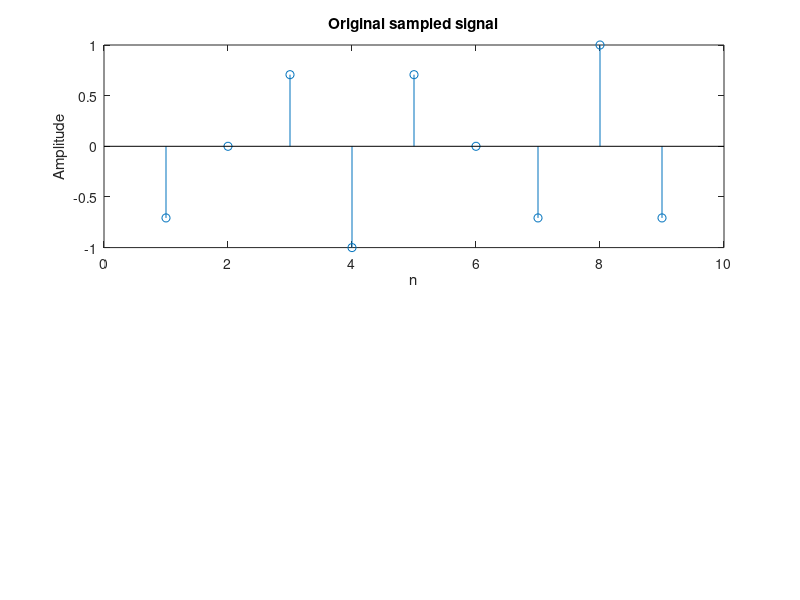

The MATLAB script that drew this image: (Note: this script raises an error after producing the figure.)
%%Akshat Jethlia     16ucc102

%clear all;
close all;

A=1;
f=3000;
Fs=8000;
N=4; %No of cycles
n=1:1:(N*(Fs/f)-1);

X= A*cos(2*pi*n*(f/Fs));

subplot(2,1,1);
stem(n,X);
title('Original sampled signal');
xlabel('n');
ylabel('Amplitude');

L=8;
Q=myquantizer(X,L);

%Y = [X,Q];
subplot(2,1,2);
stem(n,Q);
title('Quantized signal');
xlabel('n');
ylabel('Amplitude');

%%To calculate mean square error
mserr=immse(X,Q);

%Theoritical value
SQNR_dB= 1.76 +6.02*(log(L)/log(2));
%(in dB)

SQNR=3/2*(2^(2*log(L)/log(2)));